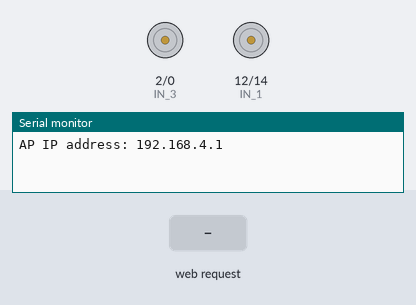
Simulated run of this sketch. Board: ESP8266 (NodeMCU). Shown: motor-driver pin pairs drawn as motors (green arrow = first pin HIGH = forward, orange = second pin HIGH = backward, longer = more drive), the last lines printed to the serial monitor. The test bench sets the inputs (shaded band).

Above: at 1.2 s.
1.3 s: HTTP request GET /?State=F received
At 1.6 s:
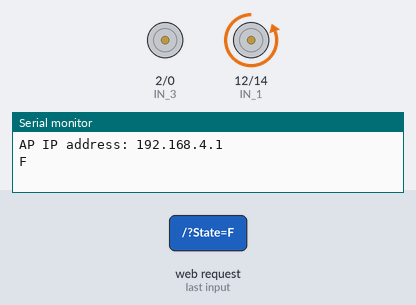
2.8 s: HTTP request GET /?State=B received
At 3.9 s:
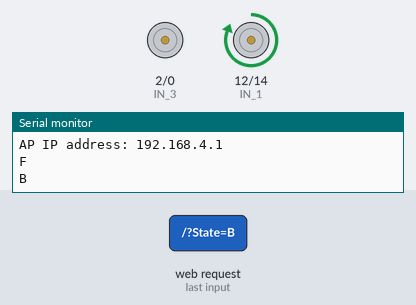
4.3 s: HTTP request GET /?State=L received
At 5.1 s:
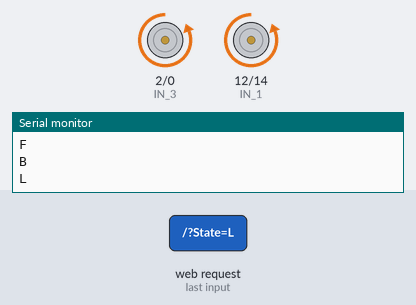
5.8 s: HTTP request GET /?State=R received
At 6.2 s:
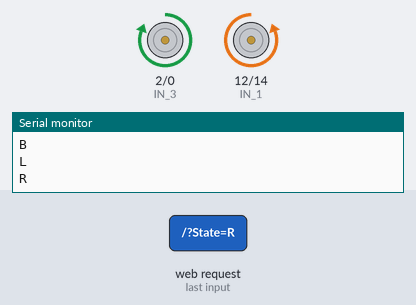
7.3 s: HTTP request GET /?State=B received
At 8.5 s:
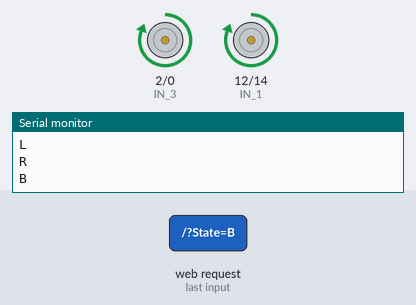
Timing chart, 0 to 9.8 s (numbered marks = the images above; inputs shaded):
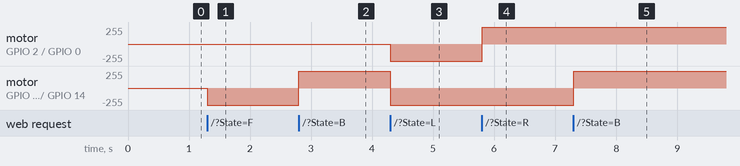

Measured:
- after the input at 1.3 s, motor on GPIO 12 (IN_1) / GPIO 14 (IN_2): stopped → backward 255/255 at once
- after the input at 2.8 s, motor on GPIO 12 (IN_1) / GPIO 14 (IN_2): backward 255/255 → forward 255/255 at once
- after the input at 4.3 s, motor on GPIO 2 (IN_3) / GPIO 0 (IN_4): stopped → backward 255/255 at once; motor on GPIO 12 (IN_1) / GPIO 14 (IN_2): forward 255/255 → backward 255/255 at once
- after the input at 5.8 s, motor on GPIO 2 (IN_3) / GPIO 0 (IN_4): backward 255/255 → forward 255/255 at once
- after the input at 7.3 s, motor on GPIO 12 (IN_1) / GPIO 14 (IN_2): backward 255/255 → forward 255/255 at once

The sketch:

node_mcu_code.ino
```cpp
#define IN_1  12          // MX1508 in1 FW/BW motors (+)           GPIO15(D8)
#define IN_2  14          // MX1508 in2 FW/BW motors (-)           GPIO13(D7)
#define IN_3  2           // MX1508 in3 L/R motors (+)             GPIO2(D4)
#define IN_4  0           // MX1508 in4 L/R motors (-)             GPIO0(D3)
// Later you can change the (+/-) above settings according to the correct direction of the motor's rotating direction.
#include <ESP8266WiFi.h>
#include <WiFiClient.h>
#include <ESP8266WebServer.h>

String command;             //String to store app command state.

const char* ssid = "NodeMCU Car";
ESP8266WebServer server(80);

void setup() {
 pinMode(IN_1, OUTPUT);
 pinMode(IN_2, OUTPUT);
 pinMode(IN_3, OUTPUT);
 pinMode(IN_4, OUTPUT);

 digitalWrite(IN_1, LOW);
 digitalWrite(IN_2, LOW);

 digitalWrite(IN_3, LOW);
 digitalWrite(IN_4, LOW);

  Serial.begin(115200);

// Connecting WiFi

  WiFi.mode(WIFI_AP);
  WiFi.softAP(ssid);

  IPAddress myIP = WiFi.softAPIP();
  Serial.print("AP IP address: ");
  Serial.println(myIP);

 // Starting WEB-server
     server.on ( "/", HTTP_handleRoot );
     server.onNotFound ( HTTP_handleRoot );
     server.begin();
}

void goAhead(){

      digitalWrite(IN_1, LOW);
      digitalWrite(IN_2, HIGH);
  }

void goBack(){

      digitalWrite(IN_1, HIGH);
      digitalWrite(IN_2, LOW);
  }

void goRight(){

      digitalWrite(IN_1, LOW);
      digitalWrite(IN_2, HIGH);

      digitalWrite(IN_3, HIGH);
      digitalWrite(IN_4, LOW);
  }

void goLeft(){

      digitalWrite(IN_1, LOW);
      digitalWrite(IN_2, HIGH);

      digitalWrite(IN_3, LOW);
      digitalWrite(IN_4, HIGH);
  }

void goAheadRight(){

      digitalWrite(IN_1, LOW);
      digitalWrite(IN_2, HIGH);

      digitalWrite(IN_3, HIGH);
      digitalWrite(IN_4, LOW);
   }

void goAheadLeft(){

      digitalWrite(IN_1, LOW);
      digitalWrite(IN_2, HIGH);

      digitalWrite(IN_3, LOW);
      digitalWrite(IN_4, HIGH);
  }

void goBackRight(){

      digitalWrite(IN_1, HIGH);
      digitalWrite(IN_2, LOW);

      digitalWrite(IN_3, HIGH);
      digitalWrite(IN_4, LOW);
  }

void goBackLeft(){

      digitalWrite(IN_1, HIGH);
      digitalWrite(IN_2, LOW);

      digitalWrite(IN_3, LOW);
      digitalWrite(IN_4, HIGH);
  }

void stopRobot(){

      digitalWrite(IN_1, LOW);
      digitalWrite(IN_2, LOW);

      digitalWrite(IN_3, LOW);
      digitalWrite(IN_4, LOW);
 }

void loop() {
    server.handleClient();

      command = server.arg("State");
      if (command == "F") goAhead();
      else if (command == "B") goBack();
      else if (command == "L") goLeft();
      else if (command == "R") goRight();
      else if (command == "I") goAheadRight();
      else if (command == "G") goAheadLeft();
      else if (command == "J") goBackRight();
      else if (command == "H") goBackLeft();
      else if (command == "S") stopRobot();
}

void HTTP_handleRoot(void) {

if( server.hasArg("State") ){
       Serial.println(server.arg("State"));
  }
  server.send ( 200, "text/html", "" );
  delay(1);
}
```
